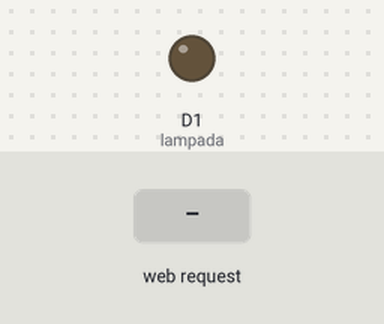
This sketch was run on a simulated ESP8266 (Wemos D1 mini). Parts: output pins drawn as LEDs (lit = HIGH). The inputs (shaded band) are chosen by the test bench. WiFi joins after 1.5 s; servers stay silent unless stated.

Above: at 2.7 s.
2.8 s: HTTP request GET /gpio/3 received
At 3.2 s:
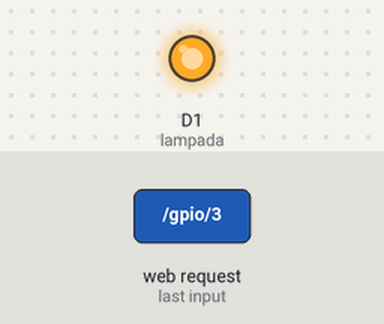
4.3 s: HTTP request GET /gpio/2 received
At 5.5 s:
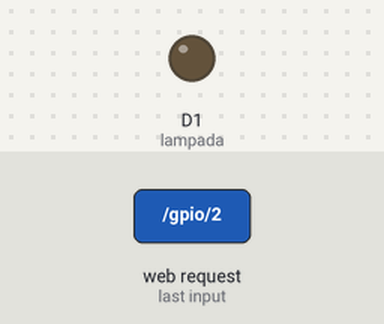
Timing chart, 0 to 7.3 s (numbered marks = the images above; inputs shaded):
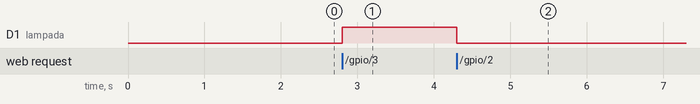

The sketch:

web_App_One_button_IP_Wemos_D1_FIXO.ino
```cpp
////----------Infirmatica_para_Zumbis-----WEMOS D1 RELAY----------
//https://www.wemos.cc/sites/default/files/2016-09/relay_new.pdf
//https://www.youtube.com/watch?v=t103WbEr2Kc
////////////////////////////////////////////////////////////////////////////////////////////////////////////
//Arquivo:   NodeMCU_Lamp.ino
//Tipo:      Codigo-fonte para utilizar no NodeMCU atraves da IDE do Arduino
//Autor:     Marco Rabelo para o canal Infortronica Para Zumbis (www.youtube.com/c/InfortronicaParaZumbis)
//Descricao: Curso de ESP8266 - Controlando uma lampada do celular, PC, etc.
//Video:     https://youtu.be/t103WbEr2Kc
////////////////////////////////////////////////////////////////////////////////////////////////////////////

#include <ESP8266WiFi.h>

//Nome da sua rede Wifi
const char* ssid = "2.4GHz_Archer";

//Senha da rede
const char* password = "cadeafaca9";

//IP do ESP (para voce acessar pelo browser)
IPAddress ip(192, 168, 1, 95);

//IP do roteador da sua rede wifi
IPAddress gateway(192, 168, 1, 1);

//Mascara de rede da sua rede wifi
IPAddress subnet(255, 255, 255, 0);

//Criando o servidor web na porta 80
WiFiServer server(8095);

//Pino do NodeMCU que estara conectado ao rele
////////////const int pin = 2; //Equivalente ao D2 no NodeMCU
const int lampada = D1; //PLACA WEMOS D1--PIN D1 no WEMOS MINI D1

//Funcao que sera executada apenas ao ligar o ESP8266
void setup() {
  //Preparando o pino, que esta lidago ao rele
 /////// pinMode(pin, OUTPUT);
 ////////// digitalWrite(pin, HIGH);
  pinMode(lampada, OUTPUT);
  digitalWrite(lampada, LOW);

  //Conectando a rede Wifi
  WiFi.config(ip, gateway, subnet);
  WiFi.begin(ssid, password);


  //Verificando se esta conectado,
  //caso contrario, espera um pouco e verifica de novo.
  while (WiFi.status() != WL_CONNECTED) {
    delay(500);
  }

  //Iniciando o servidor Web
  server.begin();
}

//Funcao que sera executada indefinidamente enquanto o NodeMCU estiver ligado.
void loop() {
  //Verificando se o servidor esta pronto.
  WiFiClient client = server.available();
  if (!client) {
    return;
  }

  //Verificando se o servidor recebeu alguma requisicao
  while (!client.available()) {
    delay(1);
  }

  //Obtendo a requisicao vinda do browser
  String req = client.readStringUntil('\r');

  //Sugestao dada por Enrico Orlando
  if(req == "GET /favicon.ico HTTP/1.1"){
      req = client.readStringUntil('\r');
  }

  client.flush();

  //Iniciando o buffer que ira conter a pagina HTML que sera enviada para o browser.
  String buf = "";

  buf += "HTTP/1.1 200 OK\r\nContent-Type: text/html\r\n\r\n<!DOCTYPE HTML>\r\n<html>\r\n";
  buf += "<head> ";
  buf += "<meta charset='UTF-8'> ";
  buf += "<meta http-equiv='cache-control' content='max-age=0' /> ";
  buf += "<meta http-equiv='cache-control' content='no-cache' /> ";
  buf += "<meta http-equiv='expires' content='0' /> ";
  buf += "<meta http-equiv='expires' content='Tue, 01 Jan 1980 1:00:00 GMT' /> ";
  buf += "<meta http-equiv='pragma' content='no-cache' /> ";
  buf += "<title>Automa&ccedil;&atilde;o Residencial</title> ";
  buf += "<style> ";
  buf += "body{font-family:Open Sans; color:#555555;} ";
  buf += "h1{font-size:24px; font-weight:normal; margin:0.4em 0;} ";
  buf += ".container { width: 100%; margin: 0 auto; } ";
  buf += ".container .row { float: left; clear: both; width: 100%; } ";
  buf += ".container .col { float: left; margin: 0 0 1.2em; padding-right: 1.2em; padding-left: 1.2em; } ";
  buf += ".container .col.four, .container .col.twelve { width: 100%; } ";
  buf += "@media screen and (min-width: 767px) { ";
  buf += ".container{width: 100%; max-width: 1080px; margin: 0 auto;} ";
  buf += ".container .row{width:100%; float:left; clear:both;} ";
  buf += ".container .col{float: left; margin: 0 0 1em; padding-right: .5em; padding-left: .5em;} ";
  buf += ".container .col.four { width: 50%; } ";
  buf += ".container .col.tweleve { width: 100%; } ";
  buf += "} ";
  buf += "* {-moz-box-sizing: border-box; -webkit-box-sizing: border-box; box-sizing: border-box;} ";
  buf += "a{text-decoration:none;} ";
  buf += ".btn {font-size: 18px; white-space:nowrap; width:100%; padding:.8em 1.5em; font-family: Open Sans, Helvetica,Arial,sans-serif; ";
  buf += "line-height:18px; display: inline-block;zoom: 1; color: #fff; text-align: center; position:relative; ";
  buf += "-webkit-transition: border .25s linear, color .25s linear, background-color .25s linear; ";
  buf += "transition: border .25s linear, color .25s linear, background-color .25s linear;} ";
  buf += ".btn.btn-sea{background-color: #08bc9a; border-color: #08bc9a; -webkit-box-shadow: 0 3px 0 #088d74; box-shadow: 0 3px 0 #088d74;} ";
  buf += ".btn.btn-sea:hover{background-color:#01a183;} ";
  buf += ".btn.btn-sea:active{ top: 3px; outline: none; -webkit-box-shadow: none; box-shadow: none;} ";
  buf += "</style> ";
  buf += "</head> ";
  buf += "<body> ";
  buf += "<div class='container'> ";
  buf += "<div class='row'> ";
  buf += "<div class='col twelve'> ";
  buf += "<p align='center'><font size='10'>Controle One Lampada</font></p> ";
  buf += "</div> ";
  buf += "</div> ";
  buf += "<div class='row'> ";
  buf += "<div class='col four'> ";
  buf += "</div> ";
  buf += "</div> ";
  buf += "<div class='row'> ";
  buf += "<div class='col four'> ";
  buf += "<a href='?f=/gpio/3' class='btn btn-sea'>Liga Lampada</a> ";
  buf += "</div> ";
  buf += "<div class='col four'> ";
  buf += "<a href='?f=/gpio/2' class='btn btn-sea'>Desliga Lampada</a> ";
  buf += "</div> ";
  buf += "</div> ";
  buf += "<div class='col twelve'> ";
  buf += "<p align='center'><font size='5'>RCduino</font></p> ";
  buf += "</div> ";
  buf += "</div> ";
  buf += "</body> ";
  buf += "</html> ";

  //---------Enviando para o browser a 'pagina' criada.
  client.print(buf);
  client.flush();

  //----------Analisando a requisicao recebida para decidir se liga ou desliga a lampada

//-----------------------------liga a lampada--------------------------------------------------------
if (req.indexOf("/gpio/2") != -1)
  {
    digitalWrite(lampada, LOW);
  }

  //---------------------------------desliga a lampada-----------------------------------------------
 else if (req.indexOf("/gpio/3") != -1)
  {
    digitalWrite(lampada, HIGH);

  }
  //--------------------------------------------------------------------------------------------------
  else
  {
    //Requisicao invalida!
    client.stop();
  }
}
```

Measured:
- after the input at 2.8 s, D1 (lampada): LOW → HIGH at once
- after the input at 4.3 s, D1 (lampada): HIGH → LOW at once
